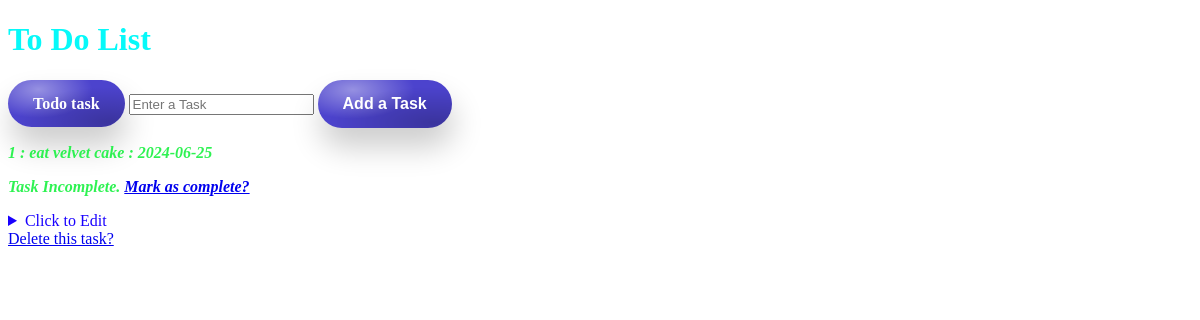
Before: / with the older database file.
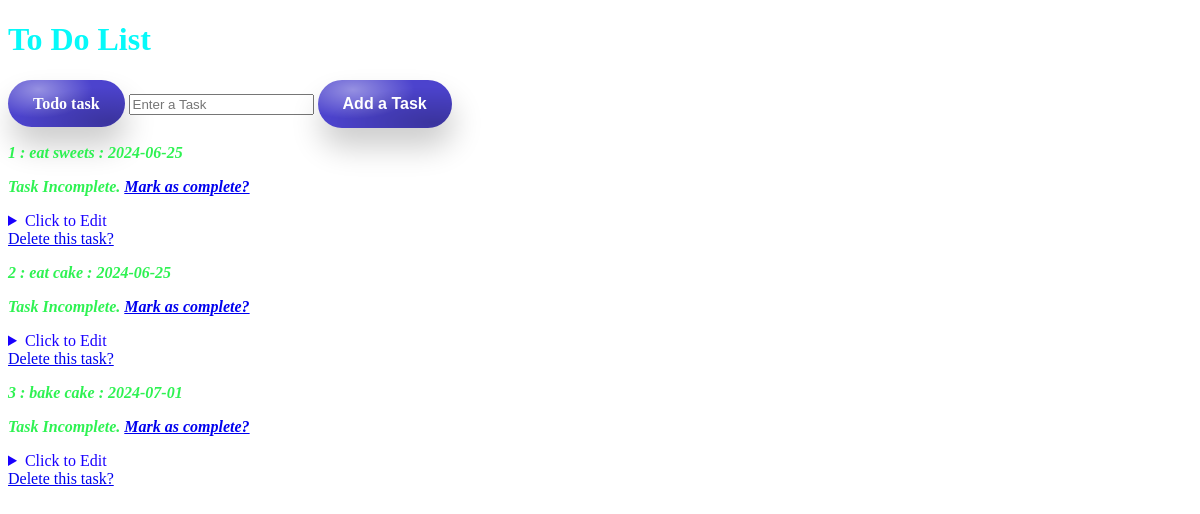
After: the same page with the newer database file.
### website/moduels.py (models this page shows)
class Todo(db.Model):
    id = db.Column(db.Integer, primary_key = True)
    task = db.Column(db.String(300), unique = True)
    complete= db.Column(db.Boolean, default= False)
    date= db.Column(db.DateTime, default= datetime.now)

### website/views.py (the view)
@my_view.route("/")
def home():
    todo_list= Todo.query.all()
    message=request.args.get('message', None)
    return render_template("index.html", todo_list=todo_list, message=message)

### website/templates/index.html (shortened to what this page needs)
<!DOCTYPE html>
<html lang="en">
<head>
    <link rel="stylesheet" href="{{ url_for('static', filename='style.css')}}">
</head>
<body>
    <div>
        <h1 id="todo_list">To Do List</h1>
        <form action="/add" method="post">
            <div>
                <label>Todo task</label>
                <input type="text" name="task" placeholder="Enter a Task">
                <button type="submit">Add a Task</button>
            </div>
        </form>
        {% for todo in todo_list %}
                <p>{{todo.id}} : {{todo.task}} : {{todo.date.strftime('%Y-%m-%d')}} </p>
        {% if todo.complete==False %}
        <p>Task Incomplete. <a href="/update/{{todo.id}}">Mark as complete?</a></p>
        {% else %}
        <p>Task Complete <input type="checkbox" id="toggle-checkbox" class="togglecheckbox">
            <label for="toggle-checkbox" class="toggle-label"></label>
        <a href="/update/{{todo.id}}">Mark as incomplete?</a></p>
        {% endif %}
        <details>
            <summary>Click to Edit</summary>
     </details>
        <a href="/delete/{{todo.id}}">Delete this task?</a>
        {% endfor %}
    </div>
</body>
</html>

### website/static/style.css (style rules this page uses)
body { background-image:url(/static/cakebg.jpg) ; background-repeat: no-repeat; background-attachment: fixed; background-size:cover; text-align: left; color:rgb(25, 0, 255); }
p { color: rgba(23, 241, 63, 0.903); font-style: oblique; font-weight: bolder; }
button { color: #fff; padding: 15px 25px; border-radius: 100px; background-color: #4C43CD; background-image: radial-gradient(93% 87% at 87% 89%, rgba(0, 0, 0, 0.23) 0%, transparent 86.18%), radial-gradient(66% 87% at 26% 20%, rgba(255, 255, 255, 0.41) 0%, rgba(255, 255, 255, 0) 69.79%, rgba(255, 255, 255, 0) 100%); box-shadow: 2px 19px 31px rgba(0, 0, 0, 0.2); font-weight: bold; font-size: 16px; border: 0; user-select: none; -webkit-user-select: none; touch-action: manipulation; cursor: pointer; }
label { color: #fff; padding: 15px 25px; border-radius: 100px; background-color: #4C43CD; background-image: radial-gradient(93% 87% at 87% 89%, rgba(0, 0, 0, 0.23) 0%, transparent 86.18%), radial-gradient(66% 87% at 26% 20%, rgba(255, 255, 255, 0.41) 0%, rgba(255, 255, 255, 0) 69.79%, rgba(255, 255, 255, 0) 100%); box-shadow: 2px 19px 31px rgba(0, 0, 0, 0.2); font-weight: bold; font-size: 16px; border: 0; user-select: none; -webkit-user-select: none; touch-action: manipulation; cursor: pointer; }
h1 { color: rgb(6, 249, 249); }
#todo_list { animation-name:blink; width:280px; animation-duration:1s; animation-timing-function:linear; animation-iteration-count:Infinite; }

Changed rows visible on the page:
changed Todo id 1: task "eat velvet cake" → "eat sweets"
added Todo: id "2", task "eat cake", date "2024-06-25"
added Todo: id "3", task "bake cake", date "2024-07-01"
